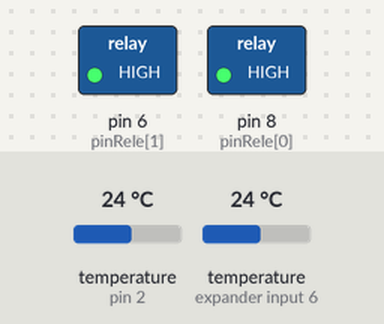
Simulated run of this sketch. Board: Arduino Uno, built with avr-gcc and run on an emulated ATmega328P. Shown: switched loads named in the sketch (green lamp = pin HIGH). The inputs (shaded band) are chosen by the test bench; at power-on: temperature (sensors on pin 2, expander input 6) 24 °C.

Above: at 3.3 s.
3.4 s: temperature (sensor on pin 2) set to 17.8 °C
5.9 s: temperature (sensor on pin 2) set to 16.5 °C
At 7.2 s:
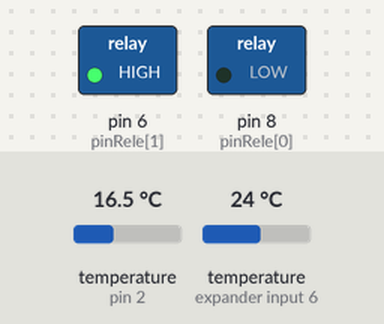
8.4 s: temperature (sensor on pin 2) set to 18.6 °C
10.9 s: temperature (sensor on pin 2) set to 19.8 °C
At 12.3 s:
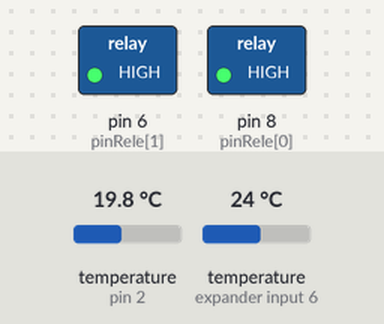
13.4 s: temperature (sensor on expander input 6) set to 17.3 °C
16.2 s: temperature (sensor on expander input 6) set to 16.4 °C
At 17.4 s:
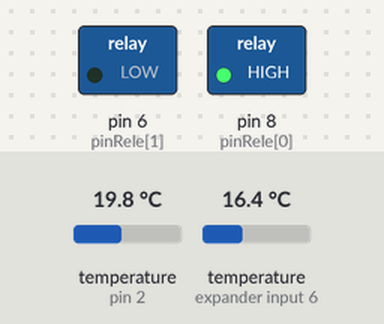
Timing chart, 0 to 19.2 s (numbered marks = the images above; inputs shaded):
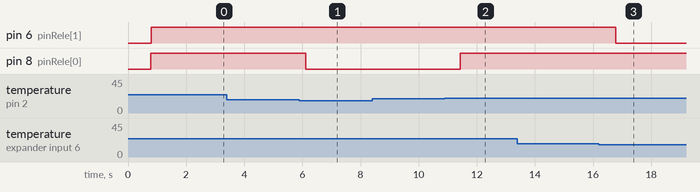

Measured:
- the behaviour switches between 17 and 16.9 °C on temperature (sensor on pin 2) (found by bisection; images 0 and 1)
- the behaviour switches between 19 and 19.1 °C on temperature (sensor on pin 2) (found by bisection; images 1 and 2)
- the behaviour switches between 17 and 16.9 °C on temperature (sensor on expander input 6) (found by bisection; images 2 and 3)
- after the input at 3.4 s, every drawn part: stays the same
- after the input at 5.9 s, pin 8 (pinRele[0]): HIGH → LOW after 0.21 s
- after the input at 8.4 s, every drawn part: stays the same
- after the input at 10.9 s, pin 8 (pinRele[0]): LOW → HIGH after 0.54 s
- after the input at 13.4 s, every drawn part: stays the same
- after the input at 16.2 s, pin 6 (pinRele[1]): HIGH → LOW after 0.58 s

The sketch:

controle_temp_carbon.ino
```cpp
#include <DallasTemperature.h>
#include <OneWire.h>
//#include <math.h>

#define ONE_WIRE_BUS 2
#define T_CARB 18     //Temperatura de carbonatação
#define MARG 1      //Margem de temperatura
#define SERIAL 0    //Uso do monitor serial

int pinRele[2]= {8,6}; //{ISOPOR_0,ISOPOR_1} 0 - de cima(termômetro L) 1 - de baixo (termômetro M1)

// --- Declaração de Objetos ---
OneWire oneWire(ONE_WIRE_BUS);
DallasTemperature sensors(&oneWire);
DeviceAddress Thermometers[3] = {{0x28, 0xB0, 0xFE, 0xB1, 0x13, 0x19, 0x01, 0xAD},
                                 {0x28, 0xDE, 0x6D, 0xBB, 0x13, 0x19, 0x01, 0x9F}};

/* ENDEREÇOS DOS TERMÔMETROS
  Encontrado sensor 'DS18B20' com endereco:

  0x28, 0xB0, 0xFE, 0xB1, 0x13, 0x19, 0x01, 0xAD

  Encontrado sensor 'DS18B20' com endereco:

  0x28, 0xDE, 0x6D, 0xBB, 0x13, 0x19, 0x01, 0x9F

  Encontrado sensor 'DS18B20' com endereco:

  0x28, 0x37, 0xE8, 0xB2, 0x13, 0x19, 0x01, 0xAA
*/

void setup() {
  // put your setup code here, to run once:
  if(SERIAL){
    Serial.begin(9600);   //inicializa comunicação serial
  }
  sensors.begin();      //inicializa sensores
  int i;
  for(i=0;i<3;i++){
    sensors.setResolution(Thermometers[i], 12); //configura para resolução de 12 bits
  }
  /*for(i=0;i<2;i++){
    pinMode(pinRele[i],OUTPUT);
  }*/
  pinMode(pinRele[0],OUTPUT);
  pinMode(pinRele[1],OUTPUT);
}

float tempC[2]; //temperaturas -> {isopor_1,isopor_2}
int i;
void loop() {
  // put your main code here, to run repeatedly:
  sensors.requestTemperatures();
  if(SERIAL){
    Serial.print("\n\r");
  }
  for(i=0;i<2;i++){
    tempC[i] = sensors.getTempC(Thermometers[i]);
    if(SERIAL){
      Serial.print("\nISOPOR ");
      Serial.print(i);
      Serial.print(" ");
      Serial.print(tempC[i]);
      Serial.print("ºC ");
    }
    if(tempC[i]>T_CARB+MARG){
      digitalWrite(pinRele[i],HIGH); //DESLIGAR
    }
    else{
      if(tempC[i]<T_CARB-MARG){
        digitalWrite(pinRele[i],LOW); //LIGAR
       }
    }
  }
  delay(1000);
}
```
